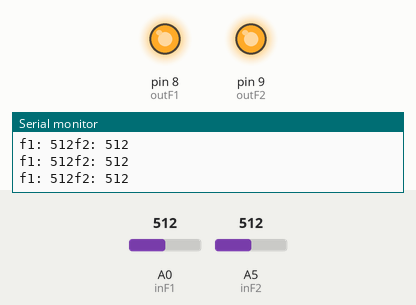
The sketch below on a simulated Arduino Uno, built with avr-gcc and run on an emulated ATmega328P. On the bench: output pins drawn as LEDs (lit = HIGH), the last lines printed to the serial monitor. The inputs (shaded band) are chosen by the test bench; at power-on: A5 (inF2) = 512, A0 (inF1) = 512.

Above: at 1.2 s.
1.3 s: A5 (inF2) set to 986
4.3 s: A5 (inF2) set to 1017
At 5.5 s:
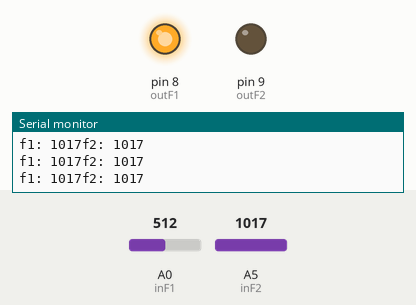
5.8 s: A0 (inF1) set to 992
7.3 s: A0 (inF1) set to 1008
At 7.6 s:
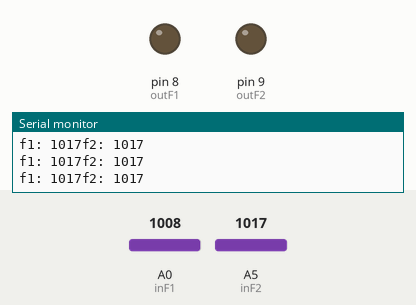
8.8 s: A5 (inF2) set to 990
At 9.8 s:
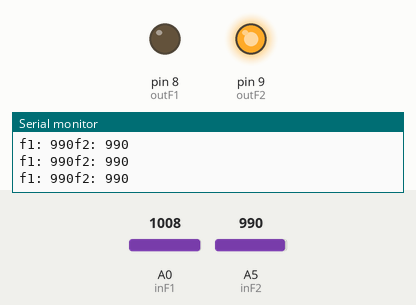
10.3 s: A5 (inF2) set to 1010
At 10.9 s:
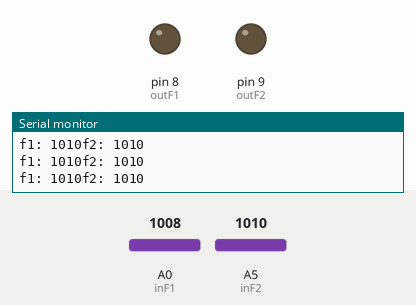
Timing chart, 0 to 12.8 s (numbered marks = the images above; inputs shaded):
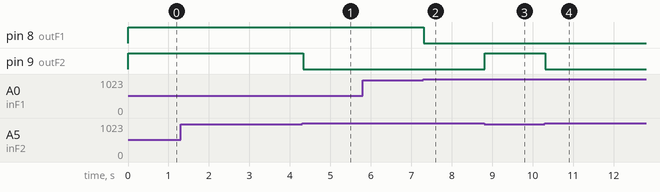

The sketch:

AutoTabber_analog.ino
```cpp
const int outF1 = 8;
const int outF2 = 9;
//const int outS1 = 10;
//const int outS2 = 11;
//
const int inF1 = 0;
const int inF2 = 5;
//const int inS1 = 6;
//const int inS2 = 7;

//int analogPin = 3;
int f1State = 0;
int f2State = 0;

void setup()
{
	//pinMode(inF1, INPUT);
	//pinMode(inF2, INPUT);
	//pinMode(inS1, INPUT);
	//pinMode(inS2, INPUT);
	pinMode(outF1, OUTPUT);
	pinMode(outF2, OUTPUT);
	//pinMode(outS1, OUTPUT);
	//pinMode(outS2, OUTPUT);
	Serial.begin(9600);
}

void loop()
{
	f1State = analogRead(inF1);
	Serial.print("f1: ");
	Serial.print(f2State);

	if (f1State < 1000)
	{
		//Serial.println(1);
		digitalWrite(outF1, HIGH);
	}
	else
	{
		//Serial.println(0);
		digitalWrite(outF1, LOW);
	}

	//delay(250);
	f2State = analogRead(inF2);
	Serial.print("f2: ");
	Serial.println(f2State);

	if (f2State < 1000)
	{
		digitalWrite(outF2, HIGH);
	}
	else
	{
		digitalWrite(outF2, LOW);
	}

}
```

Measured:
- the behaviour switches between 999 and 1000 on A5 (inF2) (found by bisection; images 0 and 1)
- the behaviour switches between 999 and 1000 on A0 (inF1) (found by bisection; images 1 and 2)
- after the input at 4.3 s, pin 9 (outF2): HIGH → LOW at once
- after the input at 7.3 s, pin 8 (outF1): HIGH → LOW at once
- after the input at 8.8 s, pin 9 (outF2): LOW → HIGH at once
- after the input at 10.3 s, pin 9 (outF2): HIGH → LOW at once
